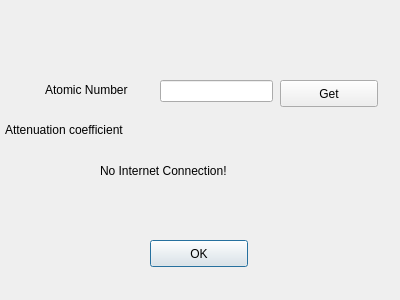
<?xml version="1.0" encoding="UTF-8"?>
<ui version="4.0">
 <class>Dialog</class>
 <widget class="QDialog" name="Dialog">
  <property name="geometry">
   <rect>
    <x>0</x>
    <y>0</y>
    <width>400</width>
    <height>300</height>
   </rect>
  </property>
  <property name="windowTitle">
   <string>Dialog</string>
  </property>
  <widget class="QLabel" name="label">
   <property name="geometry">
    <rect>
     <x>45</x>
     <y>80</y>
     <width>101</width>
     <height>20</height>
    </rect>
   </property>
   <property name="text">
    <string>Atomic Number</string>
   </property>
  </widget>
  <widget class="QLabel" name="label_2">
   <property name="geometry">
    <rect>
     <x>5</x>
     <y>120</y>
     <width>141</width>
     <height>20</height>
    </rect>
   </property>
   <property name="text">
    <string>Attenuation coefficient</string>
   </property>
  </widget>
  <widget class="QLabel" name="label_3">
   <property name="geometry">
    <rect>
     <x>190</x>
     <y>120</y>
     <width>91</width>
     <height>17</height>
    </rect>
   </property>
   <property name="text">
    <string/>
   </property>
  </widget>
  <widget class="QLabel" name="label_4">
   <property name="geometry">
    <rect>
     <x>100</x>
     <y>140</y>
     <width>171</width>
     <height>61</height>
    </rect>
   </property>
   <property name="text">
    <string>No Internet Connection!</string>
   </property>
  </widget>
  <widget class="QPushButton" name="pushButton">
   <property name="geometry">
    <rect>
     <x>150</x>
     <y>240</y>
     <width>98</width>
     <height>27</height>
    </rect>
   </property>
   <property name="text">
    <string>OK</string>
   </property>
  </widget>
  <widget class="QPushButton" name="pushButton_2">
   <property name="geometry">
    <rect>
     <x>280</x>
     <y>80</y>
     <width>98</width>
     <height>27</height>
    </rect>
   </property>
   <property name="text">
    <string>Get</string>
   </property>
  </widget>
  <widget class="QLineEdit" name="lineEdit">
   <property name="geometry">
    <rect>
     <x>160</x>
     <y>80</y>
     <width>113</width>
     <height>22</height>
    </rect>
   </property>
  </widget>
 </widget>
 <resources/>
 <connections/>
</ui>
